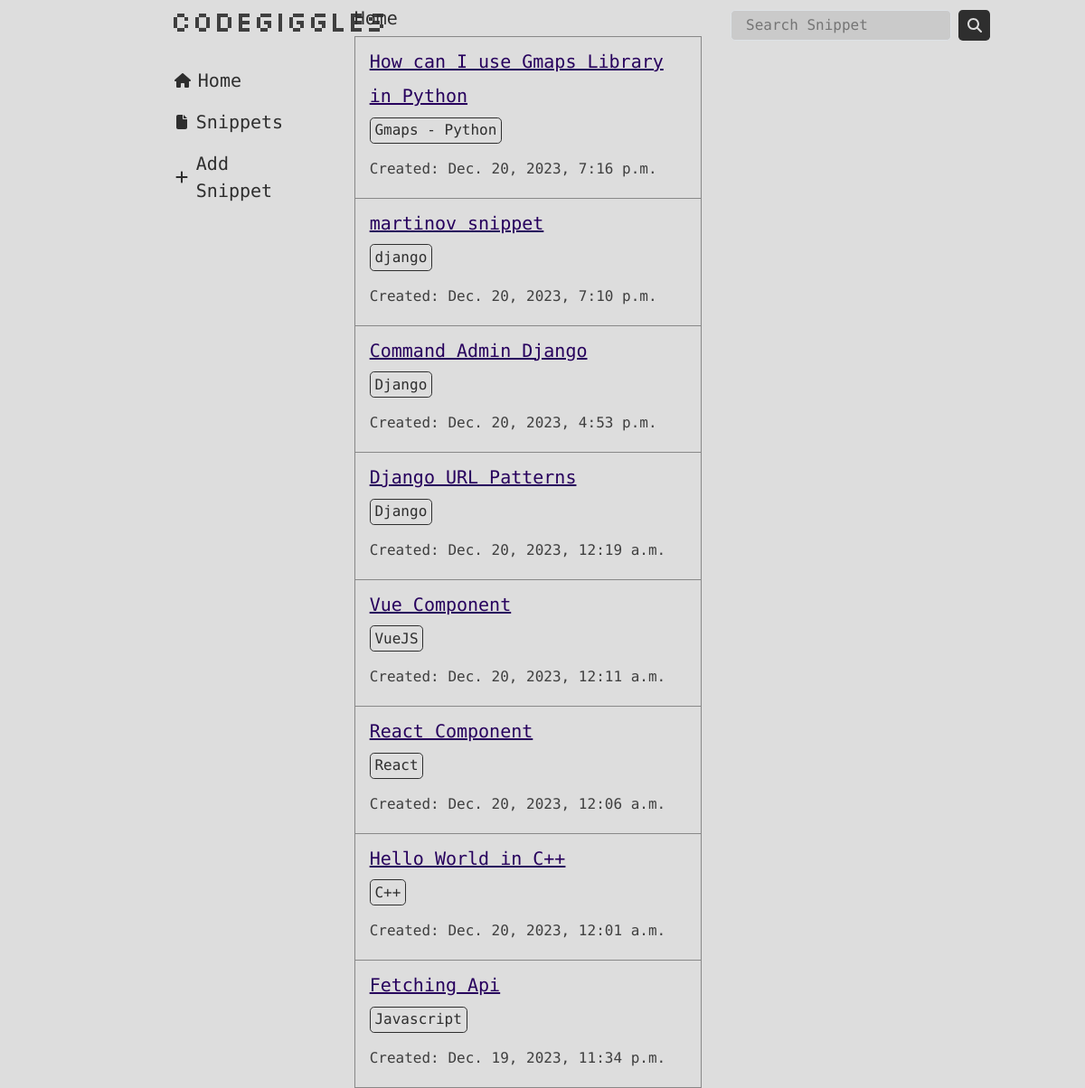
/, run on an earlier commit of the app's database.
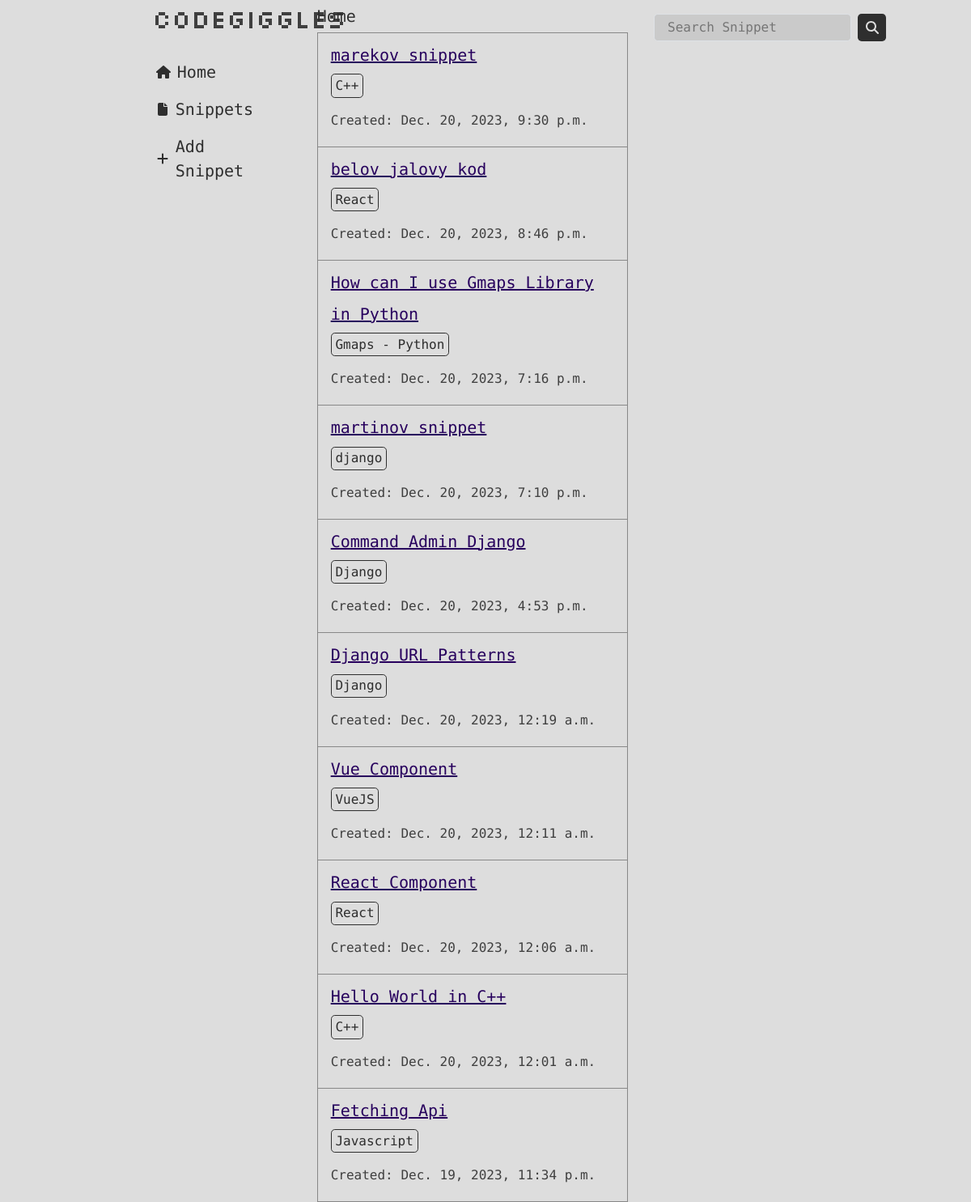
And on a later commit of the database.
### codegiggles_app/models.py (models this page shows, shortened)
class Snippet(models.Model):
  title = models.CharField(max_length=255)
  code = models.TextField()
  language = models.CharField(max_length=50)
  description = models.TextField(default='')
  created_at = models.DateTimeField(auto_now_add=True)
  likes = models.PositiveIntegerField(default=0)
  dislikes = models.PositiveIntegerField(default=0)

### codegiggles_app/views.py (the view)
# urls.py: path('', home, name='home'),
def home(request):
  snippets = Snippet.objects.all().order_by('-created_at')
  return render(request, 'codegiggles_app/home.html', {'snippets': snippets})

### codegiggles_app/templates/codegiggles_app/home.html (shortened to what this page needs)
{% load static %}
<!DOCTYPE html>
<html lang="en">
	<head>
		<link
			href="https://cdn.jsdelivr.net/npm/bootstrap@5.3.2/dist/css/bootstrap.min.css"
			rel="stylesheet"
		/>
		<link
			rel="stylesheet"
			href="https://cdnjs.cloudflare.com/ajax/libs/font-awesome/5.15.1/css/all.min.css"
		/>
		<link
			rel="stylesheet"
			href="{% static 'codegiggles_app/css/style.css' %}"
		/>
	</head>
	<body>
		<div class="row home">
			<div class="col-4 left-bar d-flex mt-1 left-col">
				<div class="row container-fluid">
					<div class="col-6"></div>
					<div class="col-6">
						<h3 id="logo">CodeGiggles</h3>
						<p class="option">
							<a
								href="{% url 'home' %}"
								class="fs-5 text-decoration-none fw-medium link-menu"
							>
								Home
							</a>
						</p>
						<p class="option">
							<a
								href="{% url 'snippets' %}"
								class="fs-5 text-decoration-none fw-medium link-menu"
							>
								<svg
									xmlns="http://www.w3.org/2000/svg"
									height="16"
									width="12"
									viewBox="0 0 384 512"
								>
									<path
										fill="#2e2e2e"
										d="M0 64C0 28.7 28.7 0 64 0H224V128c0 17.7 14.3 32 32 32H384V448c0 35.3-28.7 64-64 64H64c-35.3 0-64-28.7-64-64V64zm384 64H256V0L384 128z"
									/>
								</svg>
								Snippets
							</a>
						</p>
						<p class="option">
							<a
								href="{% url 'add_snippet' %}"
								class="fs-5 text-decoration-none fw-medium link-menu"
							>
								<svg
									xmlns="http://www.w3.org/2000/svg"
									height="16"
									width="14"
									viewBox="0 0 448 512"
								>
									<path
										fill="#2e2e2e"
										d="M256 80c0-17.7-14.3-32-32-32s-32 14.3-32 32V224H48c-17.7 0-32 14.3-32 32s14.3 32 32 32H192V432c0 17.7 14.3 32 32 32s32-14.3 32-32V288H400c17.7 0 32-14.3 32-32s-14.3-32-32-32H256V80z"
									/>
								</svg>
								Add Snippet
							</a>
						</p>
					</div>
				</div>
			</div>
			<div class="col-4 feed mt-2 between-col2">
				<div class="header">
					<h5 class="p-0 header">Home</h5>
				</div>
				<div class="tweets">
					{% for snippet in snippets %}
					<div id="snippet" class="px-3 py-1">
						<div>
							<div>
								<h2>
									<a
										href="{% url 'snippet_detail' snippet_id=snippet.id %}"
										id="linkales"
										class="fs-5"
										>{{ snippet.title }}</a
									>
								</h2>
								<p class="tag">{{ snippet.language }}</p>
							</div>
							<p class="created">
								<span class="fs-6 text"> Created: </span>
								<span class="fs-6 text">{{ snippet.created_at }}</span>
							</p>
						</div>
					</div>
					{% endfor %}
				</div>
			</div>
			<div class="col-4 right-bar mt-1 right-col">
				<div class="search-box">
					<form action="{% url 'snippets' %}" method="get">
						<input
							type="text"
							name="q"
							placeholder="Search Snippet"
							class="search-bar border px-3 py-1"
							value="{{ request.GET.q }}"
						/>
						<button type="submit" class="search_btn">
						</button>
					</form>
				</div>
			</div>
		</div>
	</body>
</html>

### codegiggles_app/static/codegiggles_app/css/style.css (style rules this page uses)
* { margin: 0; padding: 0; box-sizing: border-box; font-family: "Share Tech Mono" !important; }
body { height: 100vh; font-weight: normal; background-color: #dddddd !important; position: relative; }
.tweets { border-left: 1px solid #888888; border-right: 1px solid #888888; border-bottom: 1px solid #888888; }
#snippet { border-top: 1px solid #888888; }
#logo { font-family: "Silkscreen" !important; font-size: 2rem; color: #3f3f3f; margin: 0 0 2rem 0; }
svg { color: #3f3f3f !important; min-width: 1rem !important; }
.link-menu { color: #2e2e2e; display: flex; align-items: center; gap: 0.5rem; margin: 0 0 0 0.3rem; }
.header { color: #2e2e2e; }
.search-box { display: flex; align-items: center; gap: 0.5rem; }
.search-box input { background-color: #cacaca; }
.search-bar { border-radius: 0.3rem; }
.header { display: flex; align-items: center; gap: 1rem; }
#snippet #linkales { color: #27005d; }
#snippet .tag { border: 1px solid #2e2e2e; color: #2e2e2e; padding: 0.1rem 0.3rem; width: max-content; border-radius: 0.3rem; }
#snippet .created span { color: #3f3f3f; }
.search-box form { display: flex; gap: 0.5rem; }
.search_btn { padding: 0.1rem 0.6rem; border-radius: 0.3rem; background-color: #2e2e2e; color: #dddddd; border: none; display: grid; place-items: center; }
.left-col { position: fixed !important; top: 0px !important; }
.between-col2 { position: relative; top: 8%; left: 32%; }
.right-col { position: fixed; top: 2%; left: 83%; transform: translate(-50%, -50%); }

What changed in the data, as far as the page shows it:
added Snippet: title "marekov snippet", language "C++", created_at "Dec. 20, 2023, 9:30 p.m."
added Snippet: title "belov jalovy kod", language "React", created_at "Dec. 20, 2023, 8:46 p.m."
